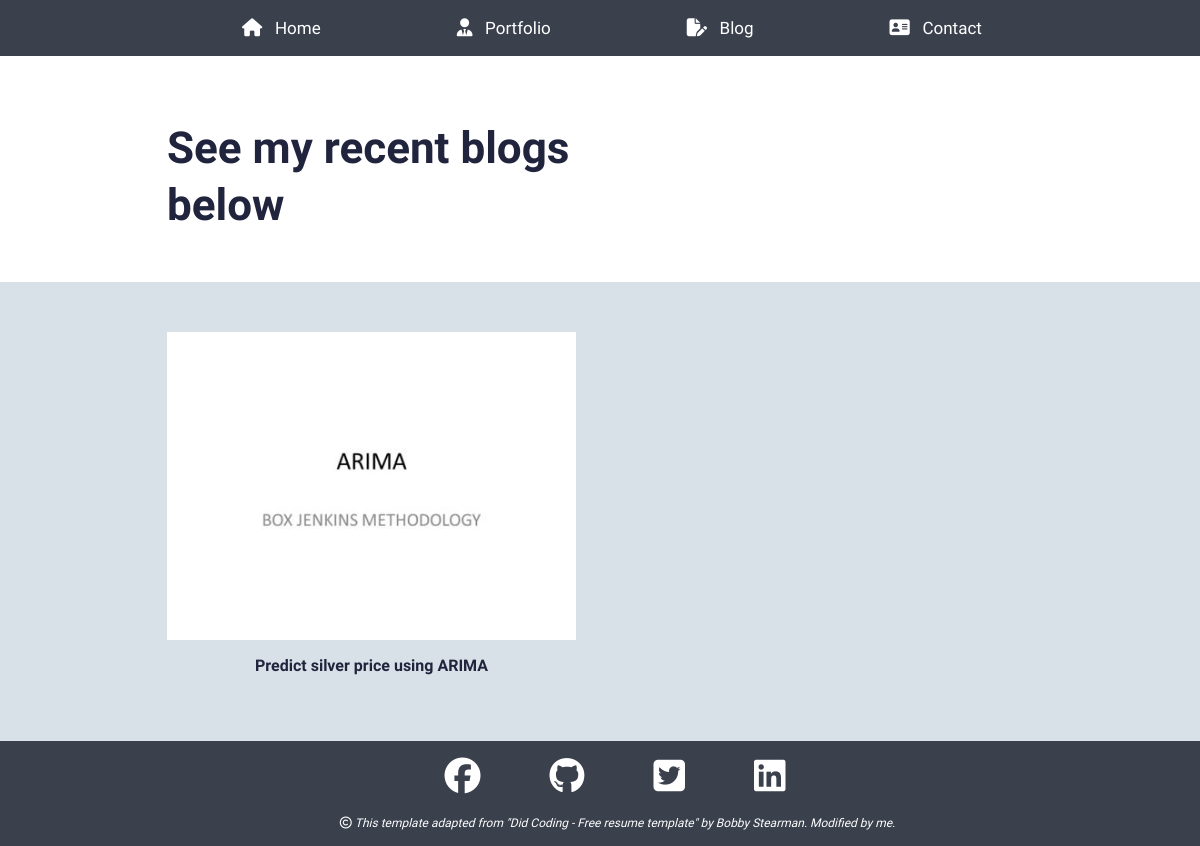
The page /blog/ on the database as committed earlier.
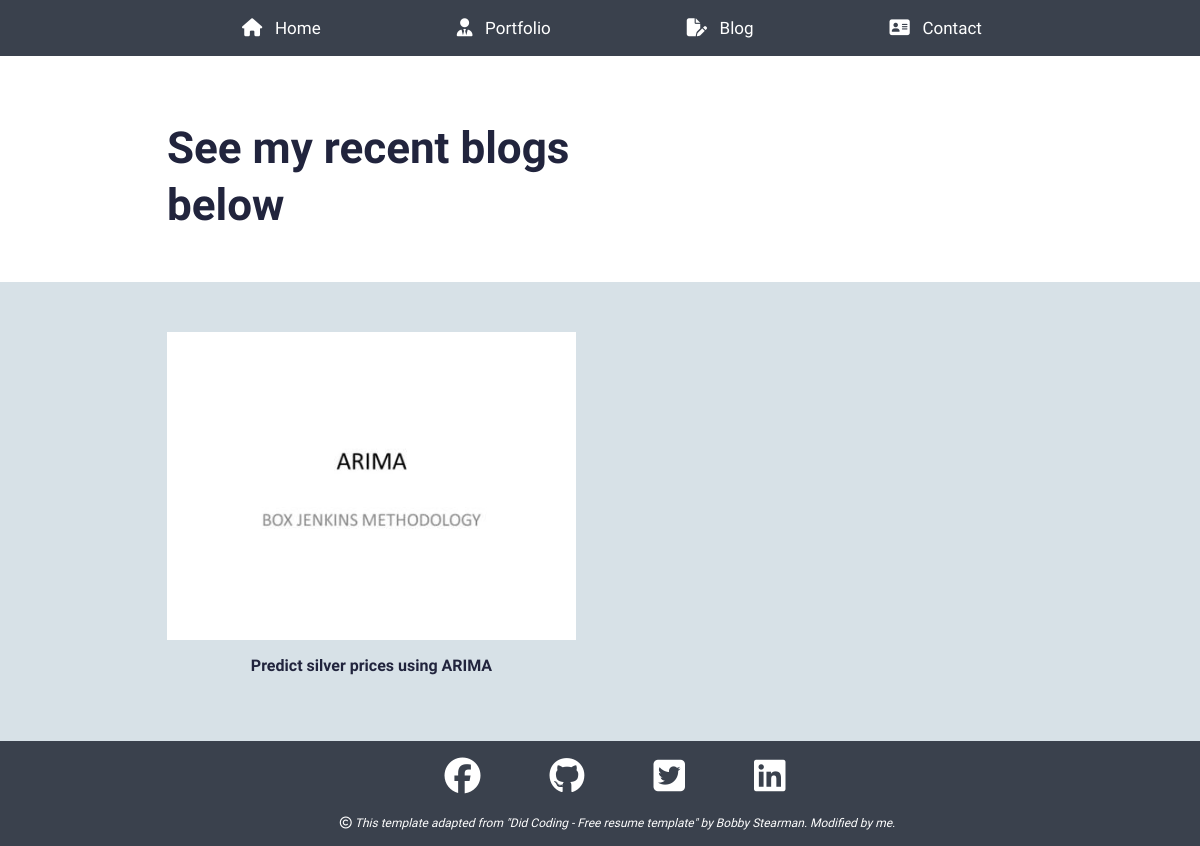
The same page on the database as committed later.
### main/models.py (models this page shows, shortened)
class Blog(models.Model):
    class Meta:
        verbose_name_plural = 'Blog Profiles'
        verbose_name = 'Blog'
        ordering = ["timestamp"]
    timestamp = models.DateTimeField(auto_now_add=True)
    author = models.CharField(max_length=200, blank=True, null=True)
    name = models.CharField(max_length=200, blank=True, null=True)
    description = models.CharField(max_length=500, blank=True, null=True)
    body = RichTextField(blank=True, null=True)
    image = models.ImageField(blank=True, null=True, upload_to="blog")
    slug = models.SlugField(null=True, blank=True)
    is_active = models.BooleanField(default=True)

### main/views.py (the view)
# urls.py: path('blog/', views.BlogView.as_view(), name="blogs"),
class BlogView(generic.ListView):
    model = Blog
    template_name = "main/blog.html"
    paginate_by = 10
    def get_queryset(self):
        return super().get_queryset().filter(is_active=True)

### resume_demo/context_processors.py (called while the page is built)
def project_context(request):
    context = {
        'me': User.objects.first(),
    }
    return context

### main/templates/main/blog.html (shortened to what this page needs)
{% extends 'main/base.html' %}
{% load static %}
{% block content %}
<section>
  <div class="innerPageBannerCol">
    <div class="container">
      <div class="row g-4 g-md-3  align-items-center">
        <div class="col-md-6">
          <div class="bannerContent">
            <h1 class="xlTitle pb-md-3">See my recent blogs below</h1>
          </div>
        </div>
      </div>
    </div>
  </div>
</section>
<section>
  <div class="lightBg mt-4">
    <div class="container">
      <div class="portfolioContentMain">
        <div class="row g-3 g-md-4 g-lg-5 portfolioRow">
          {% for obj in object_list %}
          <div class="col-md-6 pColMain">
            <div class="pCol">
              <a href="{% url 'main:blog' slug=obj.slug %}">
                <img src="{{obj.image.url}}" alt="..." class="pImg">
                <p class="text-center mt-3" style="font-weight: 600;">{{obj.name}}</p>
              </a>
            </div>
          </div>
          {% endfor %}
        </div>
      </div>
    </div>
  </div>
</section>
{%endblock%}

Rows that differ between the two databases and show on the page:
changed Blog: name "Predict silver price using ARIMA" → "Predict silver prices using ARIMA"
